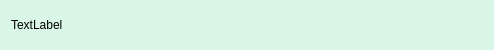
<?xml version="1.0" encoding="UTF-8"?>
<ui version="4.0">
 <class>FriendLabelFrameClass</class>
 <widget class="QFrame" name="FriendLabelFrameClass">
  <property name="geometry">
   <rect>
    <x>0</x>
    <y>0</y>
    <width>494</width>
    <height>50</height>
   </rect>
  </property>
  <property name="minimumSize">
   <size>
    <width>0</width>
    <height>40</height>
   </size>
  </property>
  <property name="maximumSize">
   <size>
    <width>16777215</width>
    <height>52</height>
   </size>
  </property>
  <property name="windowTitle">
   <string>FriendLabelFrame</string>
  </property>
  <property name="styleSheet">
   <string notr="true">#FriendLabelFrameClass {
	background: #daf6e7;
    color: #48bf56;
    border-radius: 10px;
} </string>
  </property>
  <layout class="QHBoxLayout" name="horizontalLayout">
   <item>
    <widget class="QLabel" name="label_tip">
     <property name="text">
      <string>TextLabel</string>
     </property>
    </widget>
   </item>
   <item>
    <widget class="QWidget" name="widget_close" native="true">
     <property name="minimumSize">
      <size>
       <width>25</width>
       <height>25</height>
      </size>
     </property>
     <property name="maximumSize">
      <size>
       <width>25</width>
       <height>25</height>
      </size>
     </property>
     <layout class="QHBoxLayout" name="horizontalLayout_2">
      <property name="leftMargin">
       <number>0</number>
      </property>
      <property name="topMargin">
       <number>0</number>
      </property>
      <property name="rightMargin">
       <number>0</number>
      </property>
      <property name="bottomMargin">
       <number>0</number>
      </property>
      <item>
       <widget class="ClickedLabel" name="label__close">
        <property name="minimumSize">
         <size>
          <width>20</width>
          <height>20</height>
         </size>
        </property>
        <property name="text">
         <string/>
        </property>
       </widget>
      </item>
     </layout>
    </widget>
   </item>
  </layout>
 </widget>
 <layoutdefault spacing="6" margin="11"/>
 <customwidgets>
  <customwidget>
   <class>ClickedLabel</class>
   <extends>QLabel</extends>
   <header>clickedlabel.h</header>
  </customwidget>
 </customwidgets>
 <resources/>
 <connections/>
</ui>
